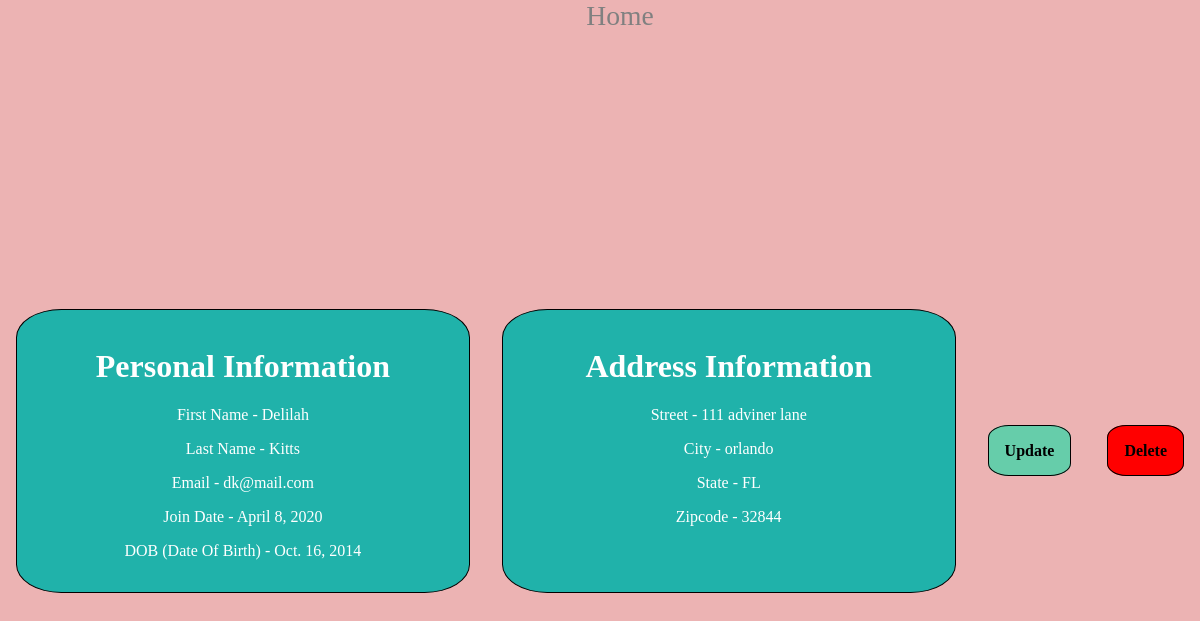
The page /44/ (signed in) on the database its author committed.
### entry/models.py (models this page shows, shortened)
class Entry(models.Model):
    user = models.ForeignKey(User, on_delete=models.CASCADE, related_name='entries')
    male = 'male'
    female = 'female'
    GENDER_CHOICES = [
        (male, 'male'),
        (female, 'female')
    ]
    FLORIDA = 'FL'
    COLORADO = 'CO'
    ARIZONA = 'AZ'
    STATE_CHOICES = [
        (FLORIDA, 'Florida'),
        (COLORADO, 'Colorado'),
        (ARIZONA, 'Arizona')
    ]
    first_name = models.CharField(max_length=20)
    last_name = models.CharField(max_length=20)
    email = models.EmailField()
    join_date = models.DateField(auto_now_add=True)
    gender = models.CharField(max_length = 10, choices=GENDER_CHOICES)
    D_O_B = models.DateField()
    street = models.CharField(max_length=30)
    city = models.CharField(max_length=25)
    state = models.CharField(max_length=2, choices=STATE_CHOICES)
    zipcode = models.PositiveIntegerField()

### entry/views.py (the view)
# urls.py: path('<int:id>/', login_required(EntryDetailView.as_view()), name='entry-detail'),
class EntryDetailView(DetailView):
    template_name = 'entries/entry_detail.html'
    def get_object(self):
        id_ = self.kwargs.get("id")
        return get_object_or_404(Entry, id=id_)

### entry/templates/entries/entry_detail.html (shortened to what this page needs)
{% extends 'base.html' %}
{% block content %}
<div class="container">
    <div class="flex-item">
        <h1>Personal Information</h1>
        <p>First Name - {{object.first_name}}</p>
        <p>Last Name - {{object.last_name}}</p>
        <p>Email - {{object.email}}</p>
        <p>Join Date - {{object.join_date}}</p>
        <p>DOB (Date Of Birth) - {{object.D_O_B}}</p>
    </div>
    <div class="flex-item">
        <h1>Address Information</h1>
        <p>Street - {{object.street}}</p>
        <p>City - {{object.city}}</p>
        <p>State - {{object.state}}</p>
        <p>Zipcode - {{object.zipcode}}</p>
    </div>
    <div>
        <a href="{% url 'entry:entry-update' object.id %}" class='update'>Update</a>
        <a href="{%url 'entry:entry-delete' object.id%}" class='delete'>Delete</a>
    </div>
</div>
{% endblock %}

### static/CSS/main.css (style rules this page uses)
html, body { height: 100%; }
body { margin:0; background-color: rgb(236, 179, 179); }
.container { display: flex; justify-content: center; align-content: center; height: 100%; align-items: center; }
p { text-align: center; font-size: 1em; }
.flex-item { color: white; padding:1em; margin:1em; flex:1; border: 1px solid black; background-color: lightseagreen; border-radius: 10%; text-align: center; }
a { text-decoration: none; padding:1em; margin: 1em; color:blue; }
a.delete { color:black; width:200px; height:100px; font-weight: bold; background-color: red; border: 1px solid black; border-radius: 25%; align-self: flex-end; }
a.update { color:black; width:200px; height:100px; font-weight: bold; background-color: mediumaquamarine; border: 1px solid black; border-radius: 25%; }

### rows shown on the page
Entry: first_name "Delilah", last_name "Kitts", email "dk@mail.com", join_date "April 8, 2020", D_O_B "Oct. 16, 2014", street "111 adviner lane", city "orlando", state "FL", zipcode "32844"
